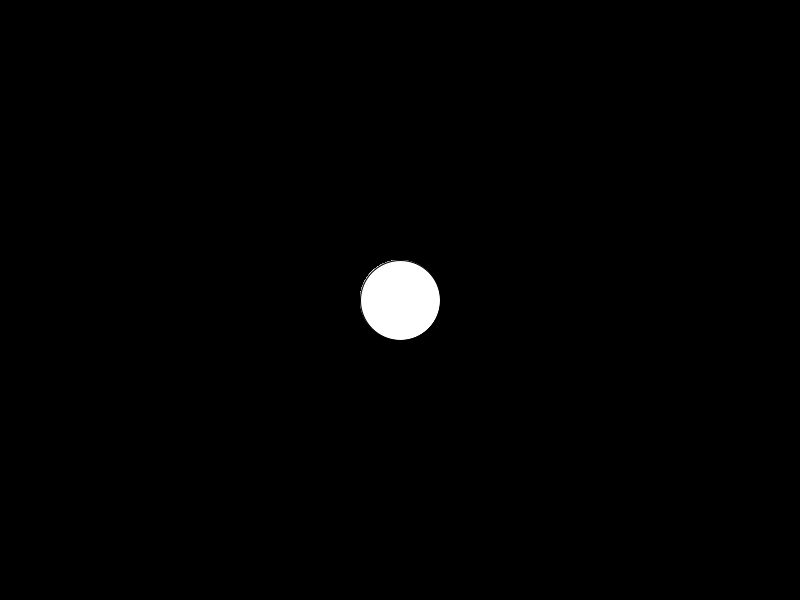
Frame 1 (no input)
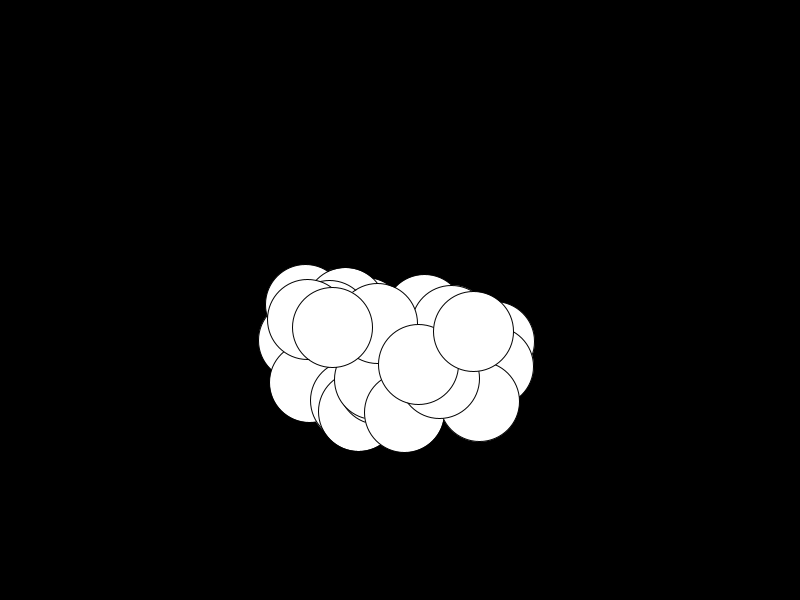
Frame 60 (the mouse pressed at the canvas centre just before this capture)
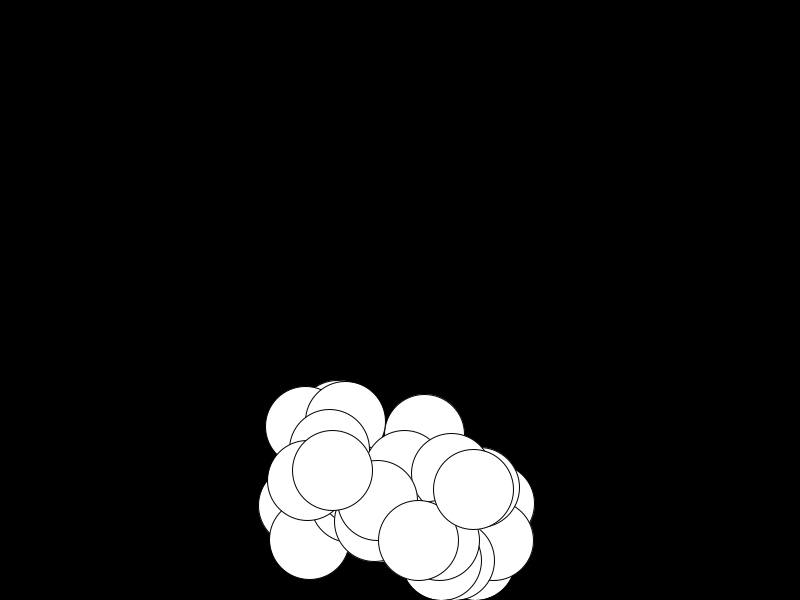
Frame 120 (the mouse held since frame 60 and released just before this capture)

The Processing sketch that drew these frames (run headless with seeded random() and noise(); from frame 60 on, the mouse is pressed at the canvas centre):

// Processing sketch: GravityBallCode
// ── GravityBallCode.pde
//declare variables
int count = 30;
float [] x = new float[count]; 
float [] y = new float[count]; 
float [] velX = new float[count]; 
float [] velY = new float[count]; 
float [] diam = new float[count];
float [] y2 = new float [count];
float g;
float f;
boolean stop = false;

void setup() {
  //set size of canvas
  size(800, 600);
  g=.9;
  //initialize variables
  for (int i = 0; i < count; i++) {
    x [i]= width/2;
    y [i]= height/2;
    diam [i]= 80;
    velX [i]= random(-5, 5);
    velY [i] = random(-5, 5);
    y2[i] = height - diam[i]/2;
  }
}

void draw() {
  //draw background to cover previous frame
  background(0);
  for (int i = 0; i < count; i++) {

    velY[i] = velY[i] + g;
    //draw ball
    ellipse(x[i], y[i], diam[i], diam[i]);

    //add velocity to position
    x[i] += velX[i];
    y[i] += velY[i];


    //bounce ball if it hits walls
    if (x[i] + diam[i]/2 >= width) {
      velX[i] = -abs(velX[i]);    //if the ball hits the right wall, assign x velocity the negative version of itself
    } else if (x[i] - diam[i]/2 <= 0) {
      velX[i] = abs(velX[i]);     //if the ball hits the left wall, assign x velocity the positive version of itself
    }
    if (y[i] + diam[i]/2 >= height) {
      velY[i] = -abs(velY[i]);
      y[i] = y2[i];
    }
    if (y[i] == 560){
      stop = true;
    }
    if (stop == true) {
      velX[i] = 0;
    }
  }
}
